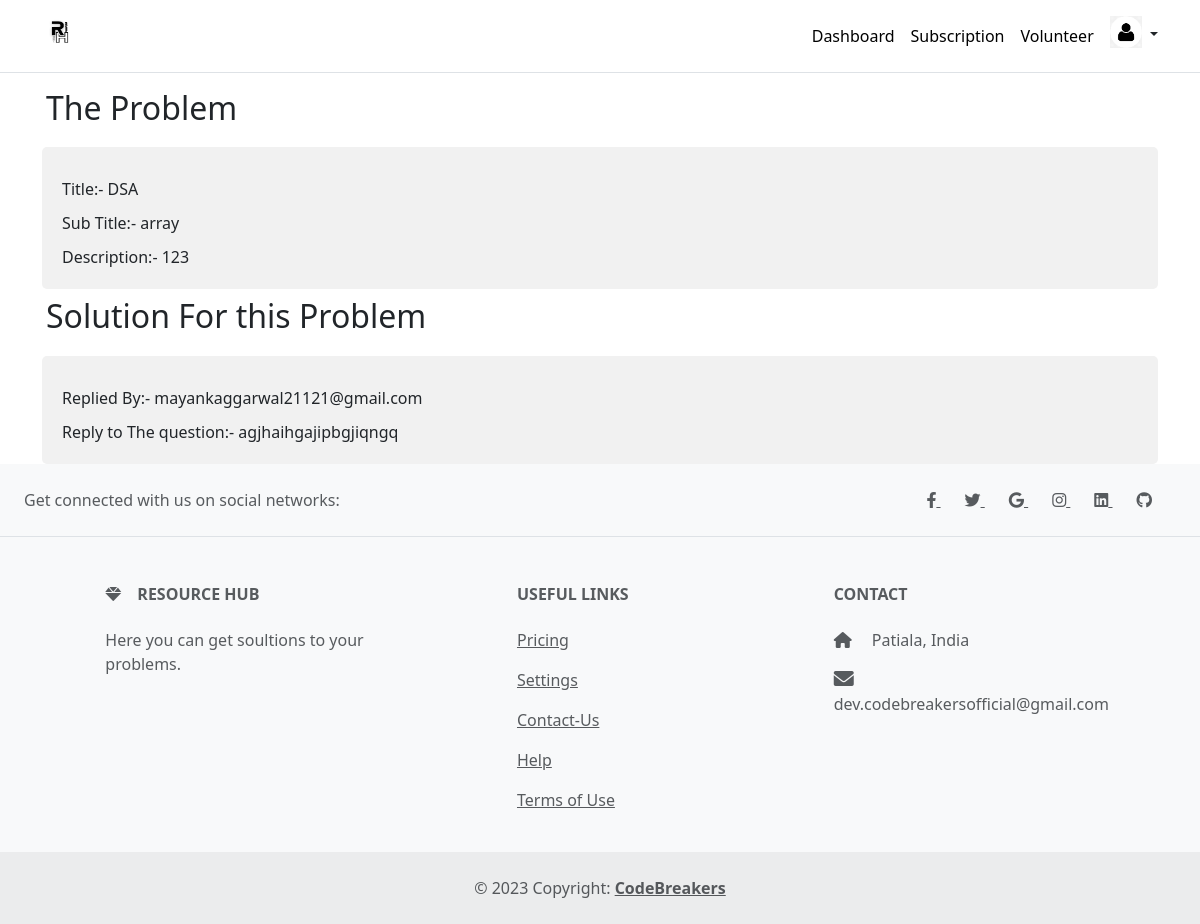
Page /dashboard/view_fullque/11 (signed in) on the earlier database version.
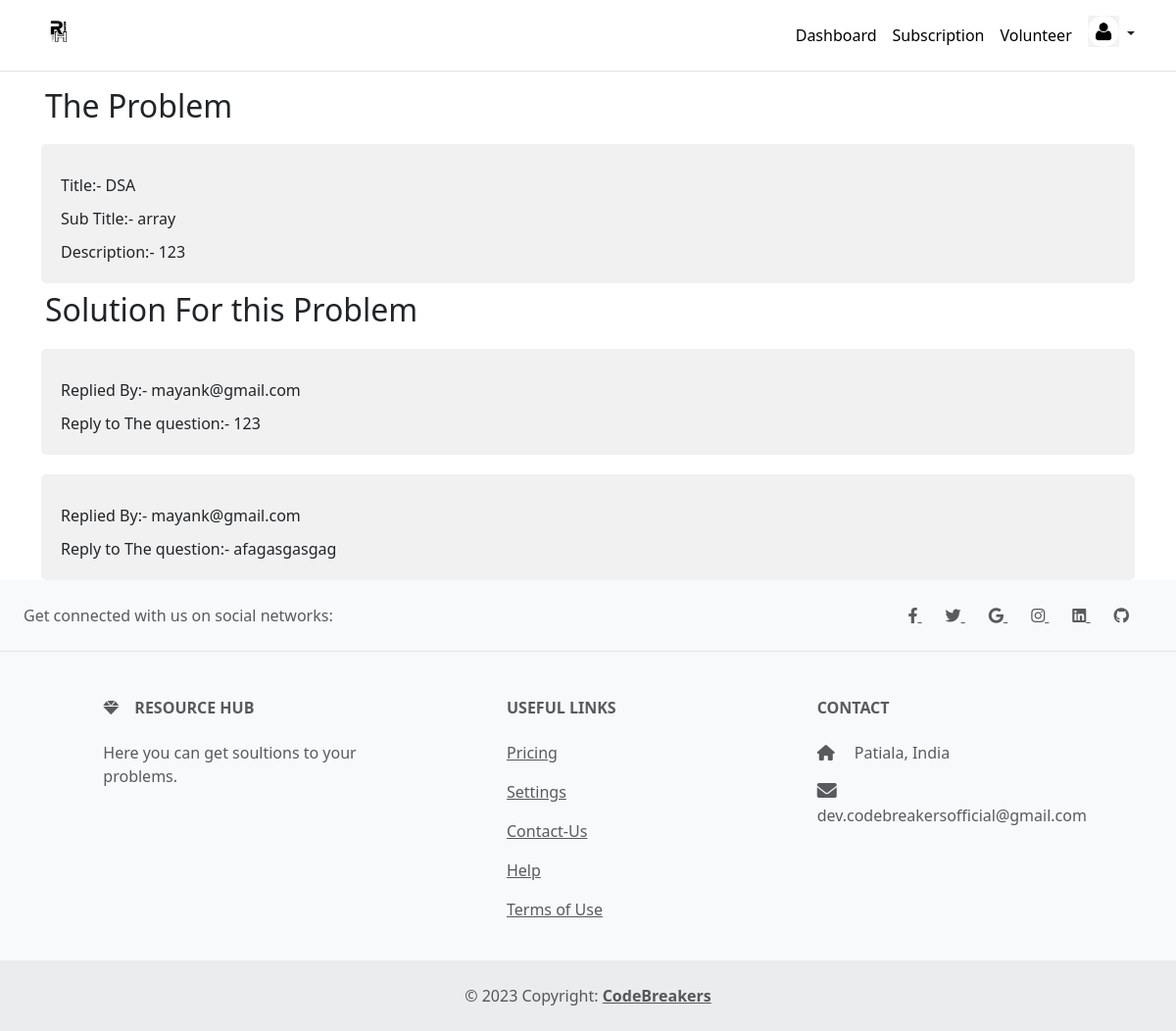
Same page on the later database version.
### home/models.py (models this page shows, shortened)
class Draft(models.Model):
    user=models.ForeignKey(User,on_delete=models.SET_NULL,null=True,blank=True)
    title=models.TextField(max_length=40000,null=True)
    subtitle=models.TextField(max_length=3000,null=True,blank=True)
    description=models.TextField(max_length=80000,null=True,blank=True)
    pub_date=models.DateField(null=True,blank=True)
    published=models.BooleanField(default=False,null=True,blank=True)
    thumbnail = models.FileField(upload_to="Drafts", blank=True)

class review(models.Model):
    this_draft=models.ForeignKey(Draft, on_delete=models.CASCADE,null=True,blank=True)
    this_user=models.ForeignKey(User, on_delete=models.CASCADE,null=True,blank=True)
    reply=models.TextField(max_length=300,blank=True, null=True)

### home/views.py (the view)
# urls.py: path('dashboard/view_fullque/<str:que_id>', views.view_full_que,name="view_full_que"),
def view_full_que(request,que_id):
    if request.user.is_authenticated:
        my_post = Draft.objects.filter(pk=que_id)
        my_review = review.objects.filter(this_draft=my_post[0])
        return render(request,"home/view_fullque.html", context={"thispost":my_post,"thisreview":my_review})
    return render(request,"home/home.html", context={})

### home/templates/home/view_fullque.html (shortened to what the changed rows need)
{% load static %}
<!DOCTYPE html>
<html>
 <head>
<link rel="stylesheet" type="text/css" href="{% static 'answer_post/style.css'%}">
<link
  href="https://cdnjs.cloudflare.com/ajax/libs/font-awesome/6.0.0/css/all.min.css"
  rel="stylesheet"
/>
<link
  href="https://cdnjs.cloudflare.com/ajax/libs/mdb-ui-kit/6.2.0/mdb.min.css"
  rel="stylesheet"
/>
<link href="https://cdn.jsdelivr.net/npm/bootstrap@5.3.0-alpha3/dist/css/bootstrap.min.css" rel="stylesheet">
  </head>
  <body>
  <body>
	<div class="container">
	<h2 class="mx-1 my-2">The Problem</h2>
	{% for my_post in thispost %}
		<form class="questionaire">
				<label for="question-title">Title:-  {{my_post.title}}</label>
				<br>
				<label for="question-title">Sub Title:-  {{my_post.subtitle}}</label>
				<br>
				<label for="question-title">Description:-  {{my_post.description}}</label>
			{% endfor %}
		</form>
		<h2 class="mx-1 my-2">Solution For this Problem</h2>
    </div>
	{% for my_review in thisreview %}
		<div class="container">
			<form class="questionaire">
				<label for="question-title">Replied By:-  {{my_review.this_user.username}}</label>
				<br>
				<label for="question-title">Reply to The question:-  {{my_review.reply}}</label>
			</form>
		</div>
	{% endfor %}
</body>
</html>

Differences in the rows shown:
removed review: this_user.username "mayankaggarwal21121@gmail.com", reply "agjhaihgajipbgjiqngq"
added review: this_user.username "mayank@gmail.com", reply "123"
added review: this_user.username "mayank@gmail.com", reply "afagasgasgag"
